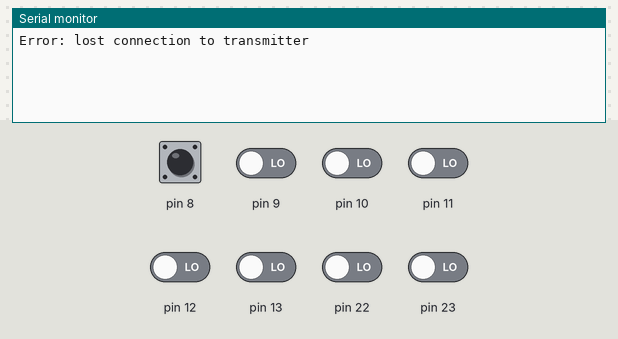
A sketch run on a simulated Arduino Uno, built with avr-gcc and run on an emulated ATmega328P. Shown: the last lines printed to the serial monitor. Inputs (shaded band) come from the test bench; at power-on: pin 8–13, pin 22, pin 23 LOW.

Above: at 1.2 s.
1.3 s: pin 8 pulsed HIGH 2 times (0.12 s each, 0.3 s apart)
At 1.58 s:
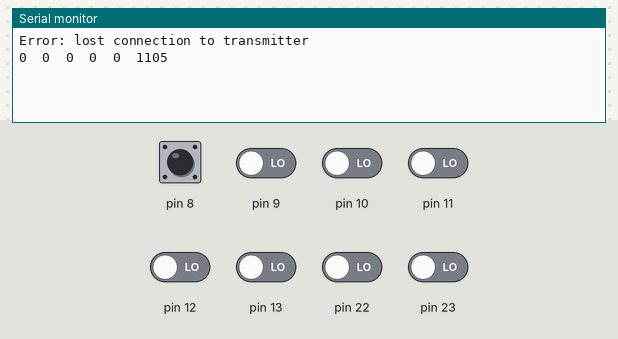
At 2.8 s:
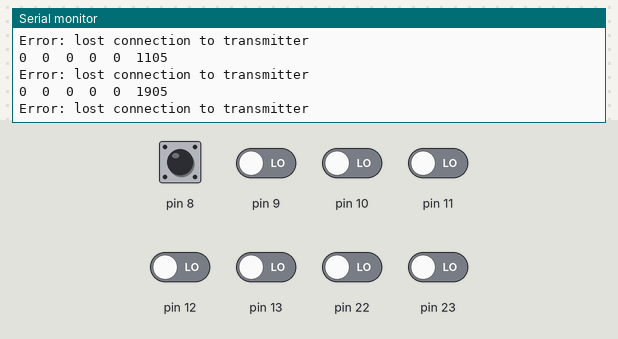

Measured:
- after the input at 1.3 s, the serial monitor: prints a new line after 0.12 s (image 1)

The sketch:

interrupt_dec.ino
```cpp
#include "TimerOne.h"

#define ch6 13
#define ch5 12
#define ch4 11
#define ch3 10
#define ch2 9
#define ch1 8


volatile short ch[6] = {0, 0, 0, 0, 0, 0};  // Array of servo channel values
volatile short pinIndex = 0;               // Keeps track of what pin we're currently reading
volatile short rc_flag = true;              // if true, there are issues with RC communication
volatile unsigned long tlast;               // time since last IRQ
volatile bool printFlag = false;            // when to send message (will be at 50Hz due to how receiver works)
volatile bool sent_error = false;

volatile bool error = false;                // debug


/* The 0 at the end of PCMSK0, PCINT0 etc indicate port B.
 * Pins range: PCINT0-PCINT7, although PCINT6 and 7 are not usable physically.
 * Port C (analog) is PCINT1 and port D is PCINT2
 */
void setup() {
  for(int i=ch1; i<=ch6; i++) { pinMode(i, INPUT); }
/* What pins to listen to for D8 - D13 */
  PCMSK0 |= 0b00111111;
  /* Clear interrupts on port B */
  PCIFR |= bit(PCIF0);
  /* Enable interrupts */
  PCICR |= bit(PCIE0);

  // No need for more than 2200 micros
  Timer1.initialize(2200);

  Serial.begin(115200);
}

void loop() {
  unsigned long temp = millis();
  if(temp > tlast) {
    int delta = temp - tlast;
    if(delta > 200 && rc_flag == false) {
      rc_flag = true;
      sent_error = false;
    }
  }
    if(printFlag) {
      String payload = String(String(ch[0]) + "\t" +
                              String(ch[1]) + "\t" +
                              String(ch[2]) + "\t" +
                              String(ch[3]) + "\t" +
                              String(ch[4]) + "\t" +
                              String(ch[5]));
      Serial.println(payload);
      printFlag = false;
    }

  if(rc_flag && sent_error == false) {
    Serial.println("Error: lost connection to transmitter");
    sent_error = true;
  }
}


/*  Pin change subroutine for port B (pins 8-13)
 *  Pulses arrive back to back so not really considering the rising/falling case
 *  Just treating the last edge differently (if no pin is high on port B)
 */
ISR (PCINT0_vect) {
  unsigned int pins = PINB;
  switch(pins) {
      case 0b0:
        pinIndex = 5;
        break;
      case 0b1:
        Timer1.start();
        pinIndex = -1;
        return;
        break;
      case 0b10:
        pinIndex = 0;
        break;
      case 0b100:
        pinIndex = 1;
        break;
      case 0b1000:
        pinIndex = 2;
        break;
      case 0b10000:
        pinIndex = 3;
        break;
      case 0b100000:
        pinIndex = 4;
        break;
      default:
        error = true; // at this point some weird overlap has occured, variable is for debugging
        break;
  }


  unsigned short val = Timer1.read();
  if(pinIndex != 5) {
    Timer1.start(); // restart
  }
  else {
    Timer1.stop();
    printFlag = true;
  }
  if(val > 850 && val < 2020) {
      ch[pinIndex] = val + 100;
  }
 rc_flag = false;
 tlast = millis();
}
```
